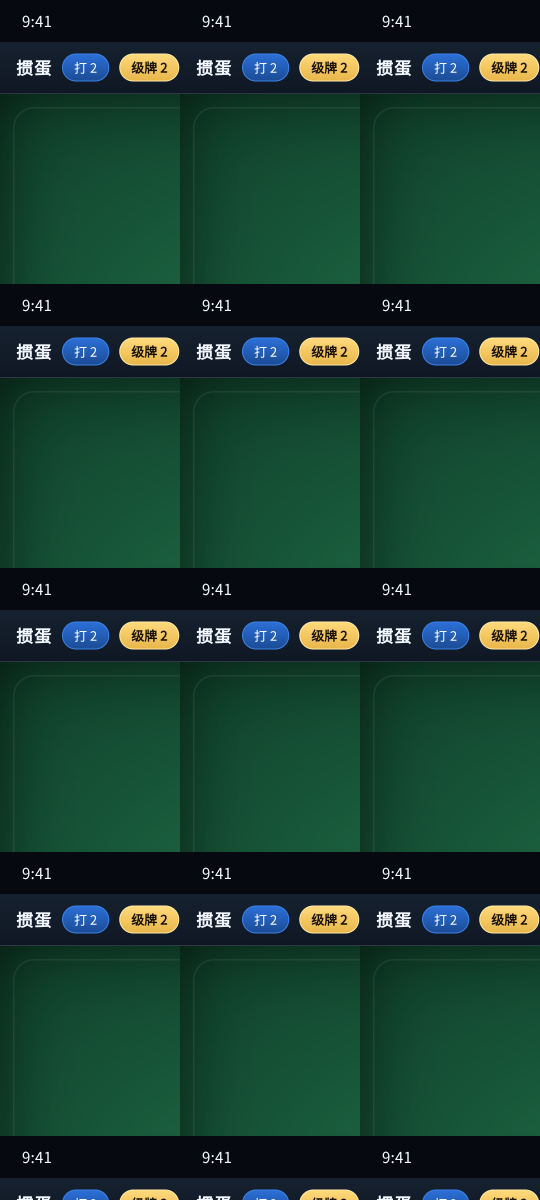
#> input picture proto/shots_整机效果图_v1.png, 2160 x 4800 px (shown at 1/4 size)
$ python _split_ref.py '../proto/shots_整机效果图_v1.png'
#> lines starting #> are read from the running program, lines starting #| are printed output that depends on the picture
#!/usr/bin/env python3
"""把参考截图的手牌带切成 3 段, 便于人眼逐张报牌(实验台)。

用法: python3 tools/_split_ref.py [图片路径]
"""
from __future__ import annotations

import sys

import cv2

REF = sys.argv[1] if len(sys.argv) > 1 else "data/shots/ref_27cards.jpg"
Y0, Y1 = 800, 950          # 牌面带(上下各留一点)
XS = [(0, 230), (218, 448), (436, 660)]

img = cv2.imread(REF)
#> img is the input picture: shape (4800, 2160, 3); mean B, G, R 47.8, 61.3, 25.5
for i, (a, b) in enumerate(XS, 1):
    crop = img[Y0:Y1, a:b]
    out = f"data/shots/ref_part{i}.png"
    cv2.imwrite(out, crop)
    print(f"  {out}  x={a}..{b}  {crop.shape}")
#> this loop made 3 passes
#> pass 1, `crop = img[Y0:Y1, a:b]`:
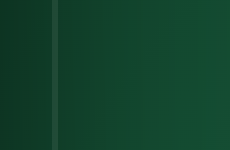
#> crop: shape (150, 230, 3); mean B, G, R 43.8, 66.6, 17.4
#> pass 2, `crop = img[Y0:Y1, a:b]`:
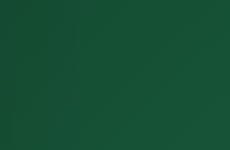
#> crop: shape (150, 230, 3); mean B, G, R 52, 79.4, 21
